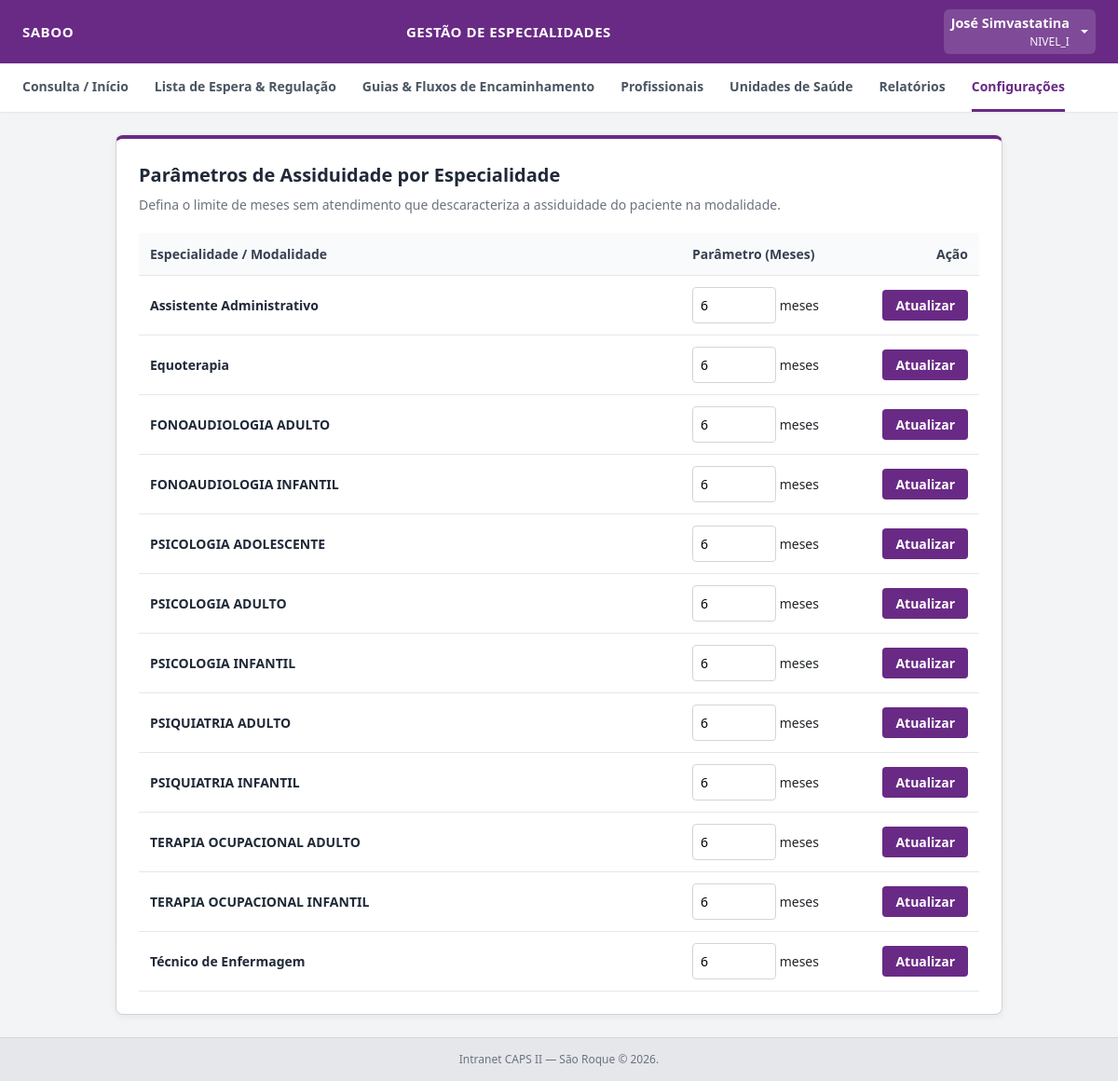
Screenshot of /admin/configuracoes/assiduidade (signed in) with the database file from the repository.
### tables this page shows
CREATE TABLE cbos (
            id INTEGER PRIMARY KEY AUTOINCREMENT,
            codigo TEXT UNIQUE NOT NULL,
            ocupacao TEXT NOT NULL,
            profissao TEXT,
            sigla_conselho TEXT,
            idade_minima INTEGER,
            idade_maxima INTEGER,
            meses_assiduidade INTEGER DEFAULT 6,
            created_at TIMESTAMP DEFAULT CURRENT_TIMESTAMP
        , ativa INTEGER DEFAULT 1, gera_lista_espera INTEGER DEFAULT 1);

### app.py (the view)
@app.route('/admin/configuracoes/assiduidade', methods=['GET'])
@login_required
@nivel_i_required
def listar_assiduidade_config():
    conn = get_db_connection()
    cbos = [
        dict(row)
        for row in conn.execute(
            'SELECT id, ocupacao, meses_assiduidade FROM cbos ORDER BY ocupacao'
            ' ASC'
        ).fetchall()
    ]
    conn.close()
    return render_template('admin_assiduidade.html', cbos=cbos)

### app.py (called while the page is built)
def get_db_connection():
    conn = sqlite3.connect(DB_PATH)
    conn.row_factory = sqlite3.Row
    conn.execute('PRAGMA foreign_keys = ON;')
    return conn

def login_required(f):
    @wraps(f)
    def decorated_function(*args, **kwargs):
        if 'usuario_id' not in session:
            flash('Por favor, faça login para acessar o sistema.', 'warning')
            return redirect(url_for('login'))
        return f(*args, **kwargs)
    return decorated_function

def nivel_i_required(f):
    @wraps(f)
    def decorated_function(*args, **kwargs):
        if session.get('perfil') != 'NIVEL_I':
            flash(
                'Acesso restrito à gestão e administração do sistema (Nível I).',
                'danger',
            )
            return redirect(url_for('dashboard'))
        return f(*args, **kwargs)
    return decorated_function

### templates/admin_assiduidade.html (shortened to what this page needs)
{% set perfil = session.get('perfil') %}
<!DOCTYPE html>
<html lang="pt-BR">
<head>
    <link href="https://cdn.jsdelivr.net/npm/bootstrap@5.3.0/dist/css/bootstrap.min.css" rel="stylesheet">
</head>
<body>
    <div class="topbar">
        <div class="title">{{ session.get('estabelecimento', 'CAPS II — São Roque') }}</div>
        <div class="center-title">Gestão de Especialidades</div>
        <div class="dropdown">
            <a class="dropdown-toggle text-white d-flex align-items-center text-decoration-none py-1 px-2 rounded"
               href="#" id="userMenuDropdown" role="button" data-bs-toggle="dropdown" aria-expanded="false" style="background: rgba(255,255,255,0.15);">
                <div class="text-end me-2">
                    <span class="d-block fw-semibold text-white" style="font-size: 0.9rem;">{{ session.get('nome') }}</span>
                    <small class="d-block text-light opacity-85" style="font-size: 0.75rem;">{{ session.get('perfil') }}</small>
                </div>
            </a>
        </div>
    </div>
    <div class="navbar">
        <a href="/dashboard">Consulta / Início</a>
        <a href="/lista-espera">Lista de Espera & Regulação</a>
        <a href="/guias-fluxo">Guias & Fluxos de Encaminhamento</a>
        {% if session.get('perfil') == 'NIVEL_I' %}
            <a href="/admin/profissionais">Profissionais</a>
            <a href="/admin/estabelecimentos">Unidades de Saúde</a>
            <a href="/relatorios">Relatórios</a>
            <a href="/admin/configuracoes" class="active">Configurações</a>
        {% endif %}
    </div>
    <div class="container">
        <div class="card">
            <div class="header-title">Parâmetros de Assiduidade por Especialidade</div>
            <div class="header-sub">Defina o limite de meses sem atendimento que descaracteriza a assiduidade do paciente na modalidade.</div>
            <table class="table-data">
                <thead>
                    <tr>
                        <th>Especialidade / Modalidade</th>
                        <th style="width: 200px;">Parâmetro (Meses)</th>
                        <th style="width: 120px; text-align: right;">Ação</th>
                    </tr>
                </thead>
                <tbody>
                    {% for cbo in cbos %}
                    <tr>
                        <td style="font-weight: 600; color: #1f2937; vertical-align: middle;">{{ cbo.ocupacao }}</td>
                        <form method="POST" action="/admin/configuracoes/assiduidade/salvar">
                            <td style="vertical-align: middle;">
                                <input type="number" name="meses_assiduidade" value="{{ cbo.meses_assiduidade if cbo.meses_assiduidade is not none else 6 }}" min="1" max="24" required> meses
                            </td>
                            <td style="text-align: right; vertical-align: middle;">
                                <button type="submit" class="btn-save">Atualizar</button>
                            </td>
                        </form>
                    </tr>
                    {% endfor %}
                </tbody>
            </table>
        </div>
    </div>
    <div class="footer">Intranet CAPS II — São Roque &copy; 2026.</div>
</body>
</html>

### templates/admin_assiduidade.html (style rules this page uses)
* { box-sizing: border-box; margin: 0; padding: 0; font-family: 'Segoe UI', Tahoma, Geneva, Verdana, sans-serif; }
body { background-color: #f3f4f6; min-height: 100vh; display: flex; flex-direction: column; }
.topbar { background-color: #692A85; color: white; padding: 10px 24px; display: flex; justify-content: space-between; align-items: center; box-shadow: 0 2px 4px rgba(0,0,0,0.1); }
.topbar .title { font-size: 15px; font-weight: 600; text-transform: uppercase; letter-spacing: 0.5px; white-space: nowrap; overflow: hidden; text-overflow: ellipsis; max-width: 280px; }
.topbar .center-title { font-size: 15px; font-weight: 600; text-transform: uppercase; letter-spacing: 0.5px; }
.navbar { background: white; border-bottom: 1px solid #e5e7eb; padding: 0 24px; display: flex; justify-content: flex-start; gap: 28px; overflow-x: auto; white-space: nowrap; box-shadow: 0 1px 3px rgba(0,0,0,0.02); }
.navbar a { text-decoration: none; color: #4b5563; font-size: 14px; font-weight: 600; padding: 14px 0; border-bottom: 3px solid transparent; transition: all 0.2s; display: inline-block; flex-shrink: 0; }
.navbar a:hover, .navbar a.active { color: #692A85; border-bottom-color: #692A85; }
.container { flex: 1; padding: 24px; max-width: 1000px; margin: 0 auto; width: 100%; }
.card { background: white; padding: 24px; border-radius: 8px; box-shadow: 0 2px 8px rgba(0,0,0,0.06); border-top: 4px solid #692A85; }
.header-title { font-size: 20px; color: #1f2937; margin-bottom: 6px; font-weight: 700; }
.header-sub { font-size: 14px; color: #6b7280; margin-bottom: 20px; }
.table-data { width: 100%; border-collapse: collapse; font-size: 14px; text-align: left; }
.table-data th, .table-data td { padding: 12px; border-bottom: 1px solid #e5e7eb; }
.table-data th { background: #f9fafb; color: #374151; font-weight: 600; }
input[type="number"] { width: 90px; padding: 8px; border: 1px solid #d1d5db; border-radius: 4px; font-size: 14px; outline: none; background: white; }
.btn-save { background: #692A85; color: white; border: none; padding: 6px 14px; border-radius: 4px; font-weight: 600; cursor: pointer; transition: background 0.2s; }
.footer { text-align: center; padding: 14px 0; font-size: 12px; color: #6b7280; background-color: #e5e7eb; margin-top: auto; border-top: 1px solid #d1d5db; }

### rows the page displays
cbos: ocupacao "Assistente Administrativo", meses_assiduidade "6"
cbos: ocupacao "Equoterapia", meses_assiduidade "6"
cbos: ocupacao "FONOAUDIOLOGIA ADULTO", meses_assiduidade "6"
cbos: ocupacao "FONOAUDIOLOGIA INFANTIL", meses_assiduidade "6"
cbos: ocupacao "PSICOLOGIA ADOLESCENTE", meses_assiduidade "6"
cbos: ocupacao "PSICOLOGIA ADULTO", meses_assiduidade "6"
cbos: ocupacao "PSICOLOGIA INFANTIL", meses_assiduidade "6"
cbos: ocupacao "PSIQUIATRIA ADULTO", meses_assiduidade "6"
cbos: ocupacao "PSIQUIATRIA INFANTIL", meses_assiduidade "6"
cbos: ocupacao "TERAPIA OCUPACIONAL ADULTO", meses_assiduidade "6"
cbos: ocupacao "TERAPIA OCUPACIONAL INFANTIL", meses_assiduidade "6"
cbos: ocupacao "Técnico de Enfermagem", meses_assiduidade "6"

### other values shown
{{ session.get('estabelecimento', 'CAPS II — São Roque') }} "SABOO"
{{ session.get('nome') }} "José Simvastatina"
{{ session.get('perfil') }} "NIVEL_I"
